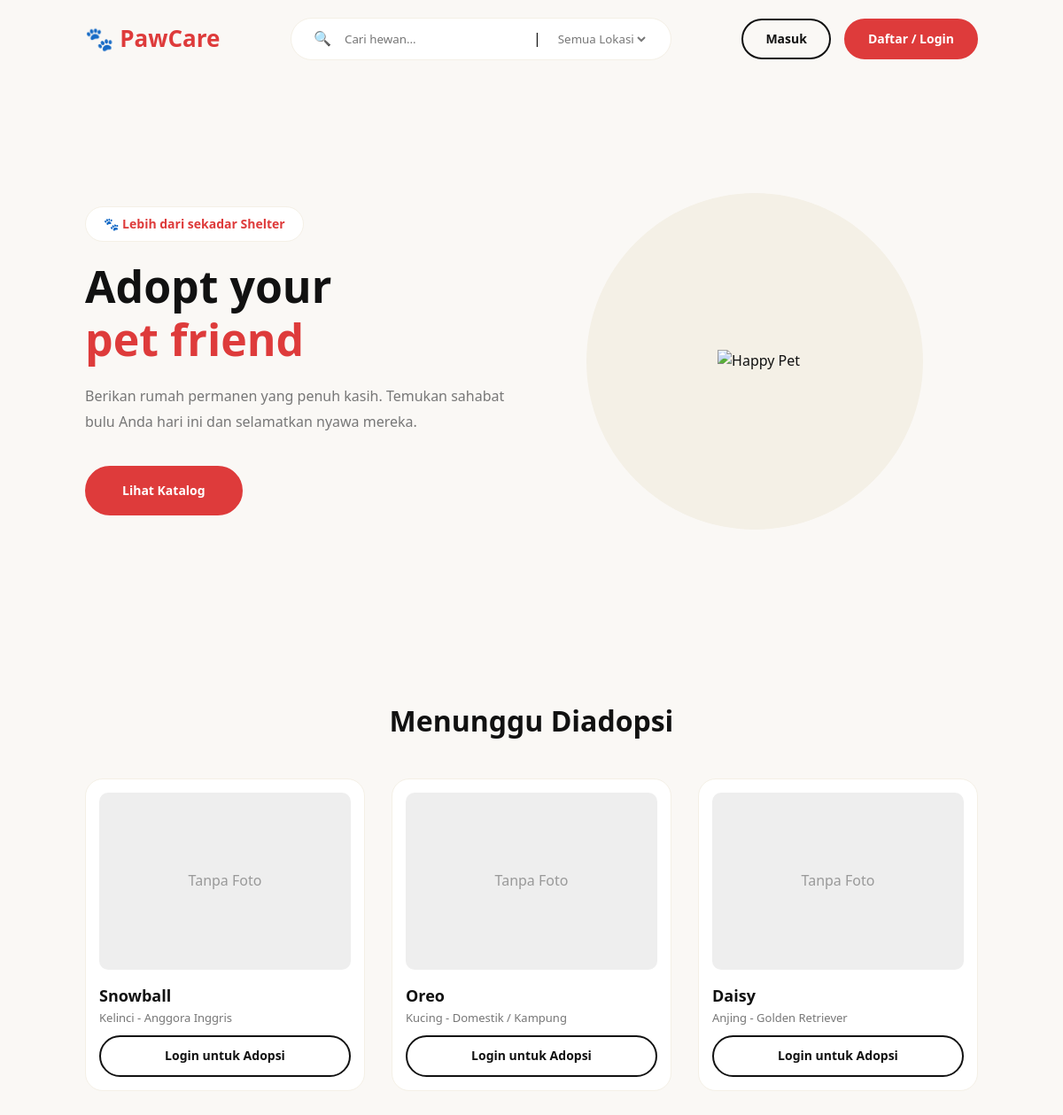
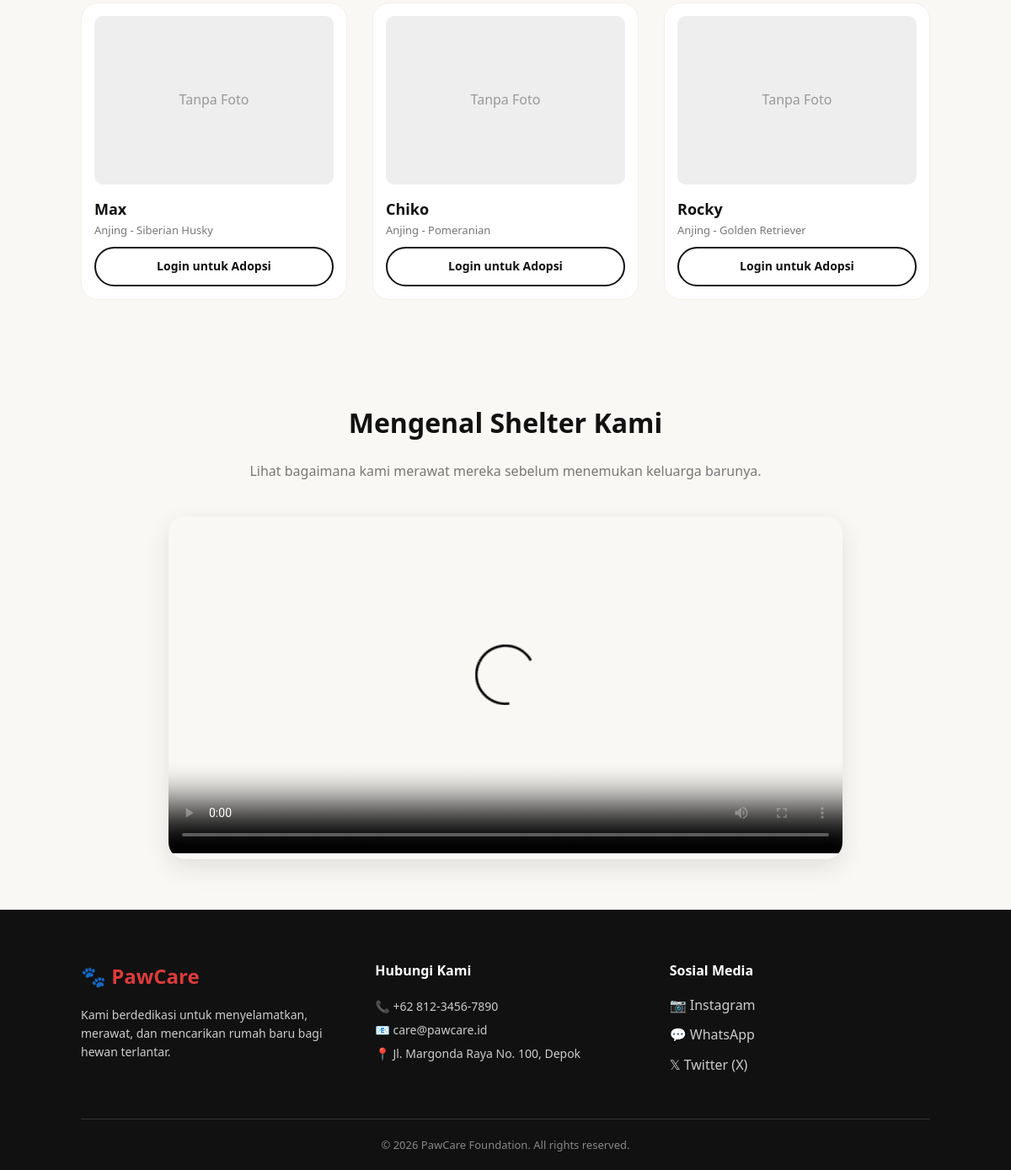
The page / on the database its author committed (2 pictures, top to bottom).
### tables this page shows
CREATE TABLE IF NOT EXISTS hewan (
    id_hewan INT AUTO_INCREMENT PRIMARY KEY,
    id_ras INT NOT NULL,
    id_jenis INT NOT NULL,
    nama_hewan VARCHAR(100) NOT NULL,
    estimasi_umur INT NOT NULL, 
    jenis_kelamin ENUM('Jantan','Betina') NOT NULL,
    tanggal_lahir DATE NULL, 
    status_adopsi ENUM('Karantina','Tersedia','Dalam Proses','Diadopsi','Meninggal') DEFAULT 'Tersedia',
    sumber_intake ENUM('Breeding','Donasi','Legacy') NOT NULL,
    nama_donatur VARCHAR(100) NULL,
    kontak_donatur VARCHAR(20) NULL,
    tanggal_intake DATE NOT NULL,
    keterangan_intake TEXT NULL,
    url_foto_hewan VARCHAR(255) NULL,
    deskripsi TEXT NULL,
    FOREIGN KEY (id_ras) REFERENCES ras(id_ras) ON DELETE CASCADE,
    FOREIGN KEY (id_jenis) REFERENCES jenis_hewan(id_jenis) ON DELETE CASCADE
);

CREATE TABLE IF NOT EXISTS jenis_hewan (
    id_jenis INT AUTO_INCREMENT PRIMARY KEY,
    nama_jenis VARCHAR(50) NOT NULL
);

CREATE TABLE IF NOT EXISTS ras (
    id_ras INT AUTO_INCREMENT PRIMARY KEY,
    id_jenis INT NOT NULL,
    nama_ras VARCHAR(100) NOT NULL,
    FOREIGN KEY (id_jenis) REFERENCES jenis_hewan(id_jenis) ON DELETE CASCADE
);

### views/user/dashboard_default.php (the view, shortened to what this page needs)
<?php
require_once __DIR__ . '/../../config/connect.php';
$stmt_hewan = $pdo->query("SELECT h.*, j.nama_jenis, r.nama_ras FROM hewan h JOIN jenis_hewan j ON h.id_jenis = j.id_jenis JOIN ras r ON h.id_ras = r.id_ras WHERE h.status_adopsi = 'Tersedia' ORDER BY h.id_hewan DESC LIMIT 6");
$katalog_hewan = $stmt_hewan->fetchAll();
?>
<!DOCTYPE html>
<html lang="id">
<head>
    <link rel="stylesheet" href="assets/css/style.css">
</head>
<body>
    <nav class="navbar">
        <a href="index.php" class="nav-brand">🐾 PawCare</a>
        <div class="nav-center hidden-mobile">
            <span>🔍</span><input type="text" placeholder="Cari hewan..."><span>|</span>
            <select><option>Semua Lokasi</option><option>Jakarta</option></select>
        </div>
        <div class="nav-right">
            <a href="index.php?page=login" class="nav-btn btn-outline hidden-mobile">Masuk</a>
            <a href="index.php?page=login" class="nav-btn btn-fill">Daftar / Login</a>
        </div>
    </nav>
    <section class="hero">
        <div class="hero-content">
            <div class="tagline">🐾 Lebih dari sekadar Shelter</div>
            <h1>Adopt your<br><span>pet friend</span></h1>
            <p>Berikan rumah permanen yang penuh kasih. Temukan sahabat bulu Anda hari ini dan selamatkan nyawa mereka.</p>
            <a href="#katalog" class="nav-btn btn-fill" style="padding: 15px 40px;">Lihat Katalog</a>
        </div>
        <div class="hero-image hidden-mobile">
            <<img src="https://cdn-icons-png.flaticon.com/512/194/194279.png" alt="Happy Pet" class="pet-img">
        </div>
    </section>
    <section id="katalog" class="catalog-section">
        <h2 style="text-align:center; font-size:32px; color:var(--hitam); margin-bottom:40px;">Menunggu Diadopsi</h2>
        <div class="catalog-grid">
            <?php foreach($katalog_hewan as $hewan): ?>
                <div class="card-pet">
                    <div class="pet-img-wrapper" style="height: 200px; background: #eee; border-radius: 10px; overflow: hidden; margin-bottom:15px;">
                        <?php if(!empty($hewan['url_foto_hewan'])): ?>
                            <img src="assets/img/hewan/<?= htmlspecialchars($hewan['url_foto_hewan']) ?>" style="width:100%; height:100%; object-fit:cover;">
                        <?php else: ?>
                            <div style="display:flex; height:100%; align-items:center; justify-content:center; color:#999;">Tanpa Foto</div>
                        <?php endif; ?>
                    </div>
                    <h4 style="font-size:18px; font-weight:700;"><?= htmlspecialchars($hewan['nama_hewan']) ?></h4>
                    <p style="color:var(--text-muted); font-size:13px; margin-bottom:10px;"><?= htmlspecialchars($hewan['nama_jenis']) ?> - <?= htmlspecialchars($hewan['nama_ras']) ?></p>
                    <a href="index.php?page=login" class="btn btn-outline" style="width:100%; display:block; text-align:center;">Login untuk Adopsi</a>
                </div>
            <?php endforeach; ?>
        </div>
    </section>
    <section class="video-section">
        <h2 style="text-align:center; font-size:32px; color:var(--hitam); margin-bottom:20px;">Mengenal Shelter Kami</h2>
        <p style="text-align:center; color:var(--text-muted); margin-bottom:40px;">Lihat bagaimana kami merawat mereka sebelum menemukan keluarga barunya.</p>
        <div style="max-width:800px; margin:0 auto; border-radius:20px; overflow:hidden; box-shadow:0 10px 30px rgba(0,0,0,0.1);">
            <video width="100%" controls poster="https://images.unsplash.com/photo-1548199973-03cce0bbc87b?auto=format&fit=crop&w=800&q=80">
                <source src="assets/video/profil_shelter.mp4" type="video/mp4">
            </video>
        </div>
    </section>
    <footer class="paw-footer">
        <div class="footer-grid">
            <div>
                <h3 style="color:var(--merah); font-size:24px; margin-bottom:15px;">🐾 PawCare</h3>
                <p style="color:#ccc; font-size:14px; line-height:1.6;">Kami berdedikasi untuk menyelamatkan, merawat, dan mencarikan rumah baru bagi hewan terlantar.</p>
            </div>
            <div>
                <h4 style="color:#fff; margin-bottom:15px;">Hubungi Kami</h4>
                <ul style="list-style:none; padding:0; color:#ccc; font-size:14px; line-height:2;">
                    <li>📞 +62 812-3456-7890</li>
                    <li>📧 care@pawcare.id</li>
                    <li>📍 Jl. Margonda Raya No. 100, Depok</li>
                </ul>
            </div>
            <div>
                <h4 style="color:#fff; margin-bottom:15px;">Sosial Media</h4>
                <div class="social-links">
                    <a href="#">📷 Instagram</a>
                    <a href="#">💬 WhatsApp</a>
                    <a href="#">𝕏 Twitter (X)</a>
                </div>
            </div>
        </div>
        <div style="text-align:center; color:#888; font-size:13px; margin-top:40px; padding-top:20px; border-top:1px solid #333;">
            &copy; 2026 PawCare Foundation. All rights reserved.
        </div>
    </footer>
</body>
</html>

### assets/css/style.css (style rules this page uses)
:root { --krem-utama: #FAF8F5; --krem-gelap: #F4F0E6; --krem-tabel: #EFE9DB; --hitam: #111111; --putih: #FFFFFF; --merah: #DE3B3B; --text-muted: #777777; --biru-aksi: #3182CE; --biru-bg: #EBF3FF; --merah-bg: #FFF5F5; }
* { margin: 0; padding: 0; box-sizing: border-box; font-family: 'Plus Jakarta Sans', 'Segoe UI', Tahoma, Geneva, Verdana, sans-serif; }
body { background-color: var(--krem-utama); color: var(--hitam); line-height: 1.6; }
a { text-decoration: none; color: inherit; }
.btn { display: inline-flex; align-items: center; justify-content: center; gap: 8px; padding: 10px 22px; border: none; border-radius: 30px; font-size: 14px; font-weight: 700; cursor: pointer; transition: all 0.2s ease; text-align: center; outline: none; }
.catalog-section, .video-section { padding: 60px 8%; background: var(--krem-utama); }
.paw-footer { background: var(--hitam); padding: 60px 8% 20px; color: var(--putih); }
.footer-grid { display: grid; grid-template-columns: repeat(auto-fit, minmax(250px, 1fr)); gap: 40px; }
.social-links a { display: block; color: #ccc; text-decoration: none; margin-bottom: 10px; transition: 0.3s; }
.navbar { display: flex; justify-content: space-between; align-items: center; padding: 20px 8%; background: transparent; }
.nav-brand { font-size: 26px; font-weight: 800; color: var(--merah); text-decoration: none; }
.nav-center { display: flex; align-items: center; gap: 15px; background: var(--putih); padding: 10px 25px; border-radius: 30px; border: 1px solid var(--krem-gelap); }
.nav-center input { border: none; outline: none; background: transparent; color: var(--hitam); }
.nav-center select { border: none; outline: none; background: transparent; cursor: pointer; color: var(--text-muted); }
.nav-right { display: flex; gap: 15px; align-items: center; }
.nav-btn { padding: 10px 25px; border-radius: 30px; font-weight: 600; transition: 0.3s; font-size: 14px; text-decoration: none; display: inline-block; text-align: center; }
.btn-outline { color: var(--hitam); border: 2px solid var(--hitam); }
.btn-fill { background-color: var(--merah); color: var(--putih); border: 2px solid var(--merah); }
.hero { display: flex; align-items: center; justify-content: space-between; padding: 50px 8%; min-height: 80vh; }
.hero-content { flex: 1; max-width: 550px; }
.tagline { display: inline-block; padding: 8px 20px; background: var(--putih); color: var(--merah); border-radius: 20px; font-weight: 600; font-size: 14px; margin-bottom: 20px; border: 1px solid var(--krem-gelap); }
.hero-content h1 { font-size: 50px; font-weight: 800; line-height: 1.2; color: var(--hitam); margin-bottom: 20px; }
.hero-content h1 span { color: var(--merah); }
.hero-content p { font-size: 16px; color: var(--text-muted); line-height: 1.8; margin-bottom: 35px; }
.hero-image { flex: 1; position: relative; display: flex; justify-content: center; align-items: center; min-height: 400px; }
.pet-img { z-index: 2; position: relative; max-width: 320px; height: auto; object-fit: contain; }
.catalog-section { padding: 60px 8%; }
.catalog-grid { display: grid; grid-template-columns: repeat(auto-fill, minmax(280px, 1fr)); gap: 30px; }
.card-pet { background: var(--putih); padding: 15px; border-radius: 20px; border: 1px solid var(--krem-gelap); transition: 0.3s; }

### rows shown on the page
hewan: shows "Tanpa Foto", nama_hewan "Snowball", id_jenis.nama_jenis "Kelinci", id_ras.nama_ras "Anggora Inggris"
hewan: shows "Tanpa Foto", nama_hewan "Oreo", id_jenis.nama_jenis "Kucing", id_ras.nama_ras "Domestik / Kampung"
hewan: shows "Tanpa Foto", nama_hewan "Daisy", id_jenis.nama_jenis "Anjing", id_ras.nama_ras "Golden Retriever"
hewan: shows "Tanpa Foto", nama_hewan "Max", id_jenis.nama_jenis "Anjing", id_ras.nama_ras "Siberian Husky"
hewan: shows "Tanpa Foto", nama_hewan "Chiko", id_jenis.nama_jenis "Anjing", id_ras.nama_ras "Pomeranian"
hewan: shows "Tanpa Foto", nama_hewan "Rocky", id_jenis.nama_jenis "Anjing", id_ras.nama_ras "Golden Retriever"
